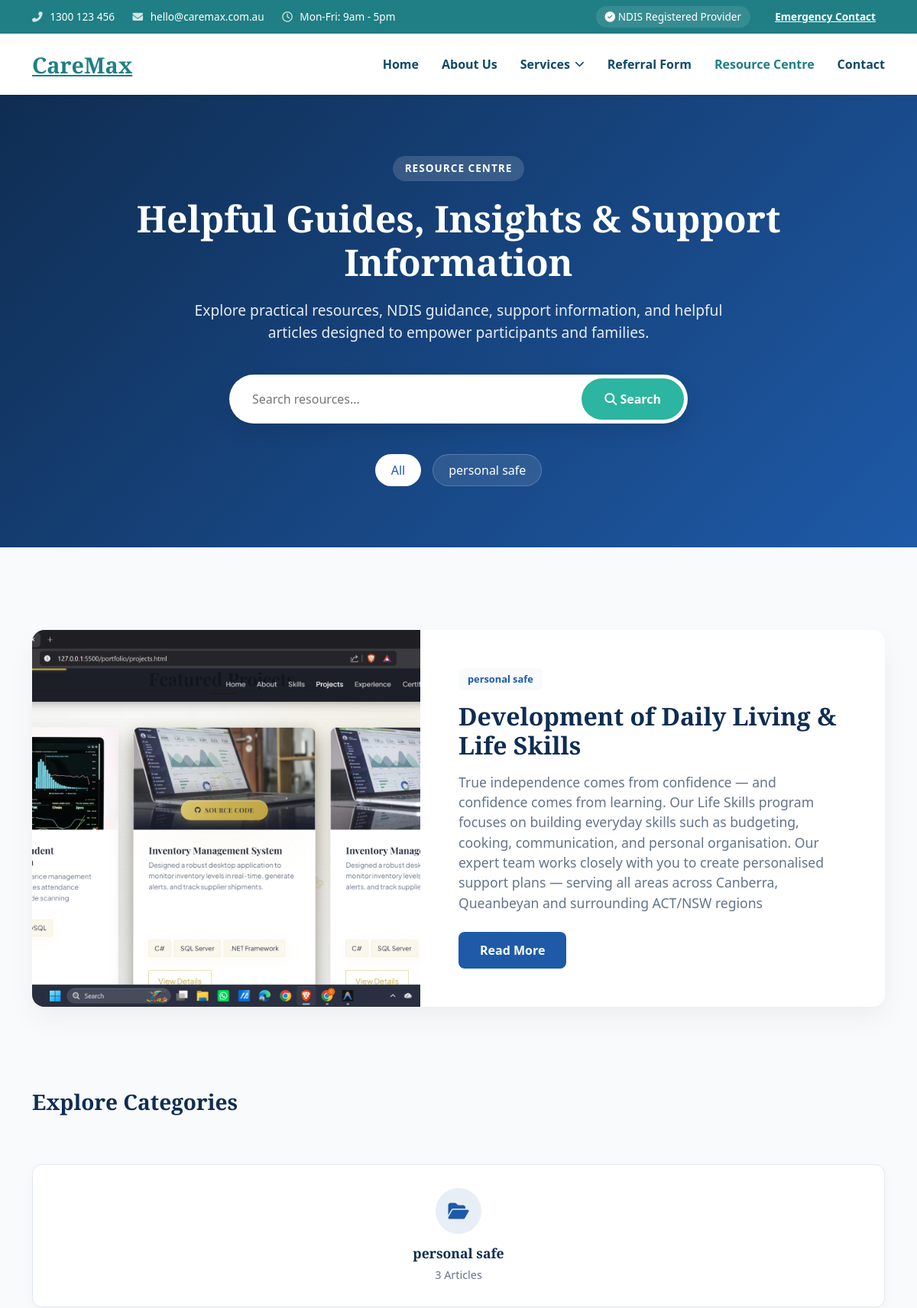
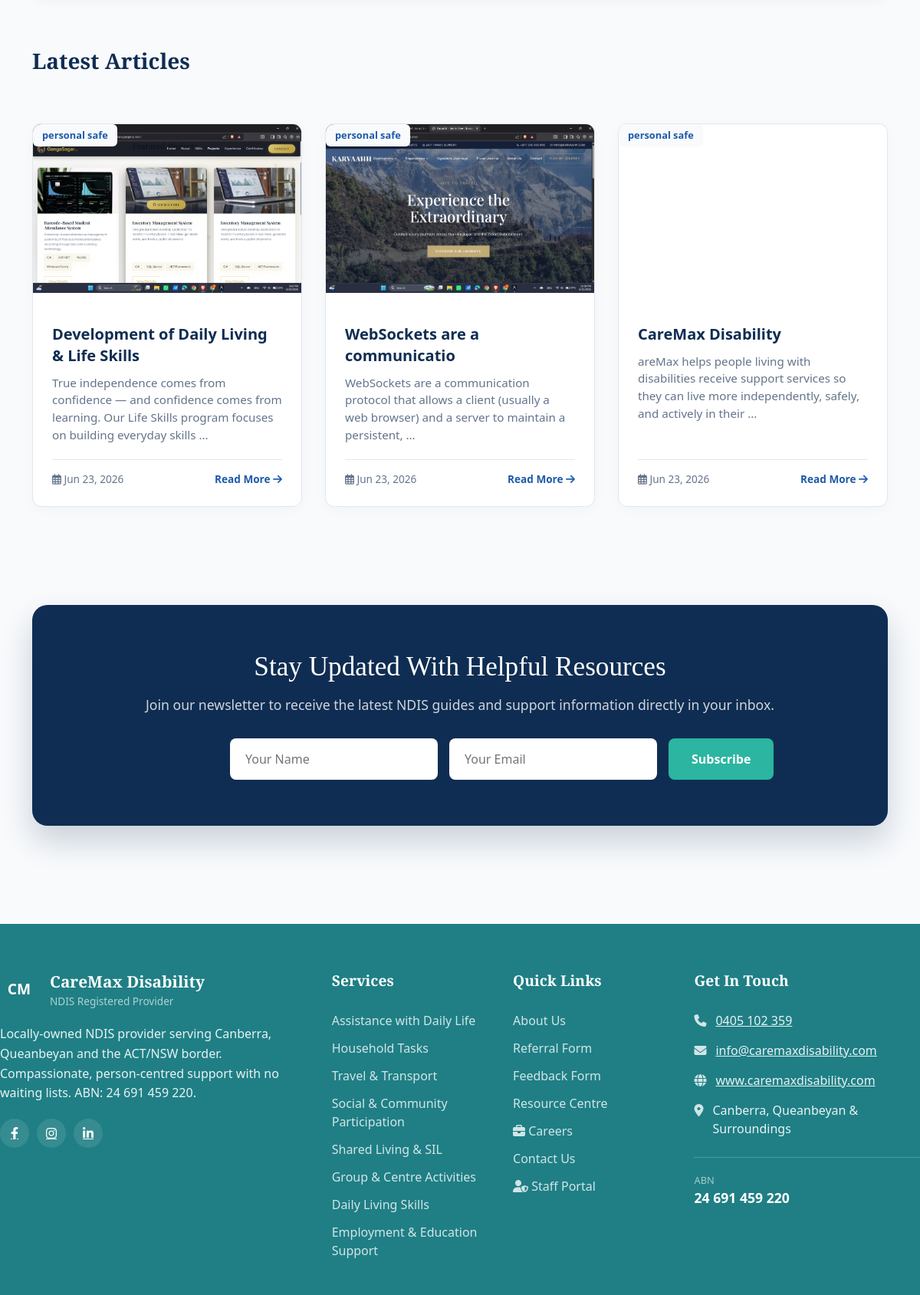
Page /resources/ (upper part) on the committed database (2 pictures, top to bottom).
### resources/models.py (models this page shows, shortened)
class Category(models.Model):
    name = models.CharField(max_length=200)
    slug = models.SlugField(unique=True, max_length=200)
    description = models.TextField(blank=True, null=True)
    class Meta:
        verbose_name_plural = 'Categories'

class Blog(models.Model):
    title = models.CharField(max_length=255)
    slug = models.SlugField(unique=True, max_length=255)
    category = models.ForeignKey(Category, on_delete=models.CASCADE, related_name='blogs')
    featured_image = models.ImageField(upload_to='resources/images/')
    excerpt = models.TextField(help_text="Short description displayed on cards.")
    content = models.TextField(help_text="Main content of the article.")
    author = models.CharField(max_length=150, default='CareMax Disability')
    reading_time = models.IntegerField(help_text="Reading time in minutes.", default=5)
    is_featured = models.BooleanField(default=False)
    is_published = models.BooleanField(default=True)
    meta_title = models.CharField(max_length=255, blank=True, null=True, help_text="SEO Title")
    meta_description = models.TextField(blank=True, null=True, help_text="Meta Description")
    created_at = models.DateTimeField(auto_now_add=True)
    updated_at = models.DateTimeField(auto_now=True)
    class Meta:
        ordering = ['-created_at']

### resources/views.py (the view, shortened to what this page needs)
# urls.py: path('', views.resource_list, name='resource_list'),
def resource_list(request, category_slug=None):
    categories = Category.objects.annotate(article_count=Count('blogs'))
    search_query = request.GET.get('q', '')
    if category_slug:
        category = get_object_or_404(Category, slug=category_slug)
        articles = Blog.objects.filter(category=category, is_published=True)
    else:
        category = None
        articles = Blog.objects.filter(is_published=True)
    if search_query:
        articles = articles.filter(title__icontains=search_query)
    featured_article = Blog.objects.filter(is_featured=True, is_published=True).first()
    context = {
        'categories': categories,
        'current_category': category,
        'articles': articles,
        'featured_article': featured_article,
        'search_query': search_query,
    }
    return render(request, 'resources/resource_list.html', context)

### core/context_processors.py (called while the page is built)
def global_services(request):
    return {
        'global_services': Service.objects.filter(status=True).order_by('title')
    }

### templates/resources/resource_list.html (shortened to what this page needs)
{% extends 'base.html' %}
{% load static %}
{% block extra_css %}
<link href="https://cdn.jsdelivr.net/npm/bootstrap@5.3.0/dist/css/bootstrap.min.css" rel="stylesheet">
<link rel="stylesheet" href="{% static 'css/blog.css' %}">
{% endblock %}
{% block content %}
<div class="resource-centre pb-5">
    <section class="rc-hero">
        <div class="container">
            <span class="rc-hero-label">Resource Centre</span>
            <h1>Helpful Guides, Insights & Support Information</h1>
            <p>Explore practical resources, NDIS guidance, support information, and helpful articles designed to empower participants and families.</p>
            <form class="rc-search-bar" action="{% url 'resources:resource_list' %}" method="get">
                <input type="text" name="q" placeholder="Search resources..." value="{{ search_query }}">
                <button type="submit"><i class="fas fa-search"></i> Search</button>
            </form>
            <div class="rc-categories-filter">
                <a href="{% url 'resources:resource_list' %}" class="rc-cat-pill {% if not current_category %}active{% endif %}">All</a>
                {% for cat in categories %}
                <a href="{% url 'resources:category_list' cat.slug %}" class="rc-cat-pill {% if current_category.slug == cat.slug %}active{% endif %}">{{ cat.name }}</a>
                {% endfor %}
            </div>
        </div>
    </section>
    <div class="container pt-5">
        {% if featured_article and not current_category and not search_query %}
        <section class="rc-featured">
            <div class="rc-featured-card">
                <div class="rc-featured-img" style="background-image: url('{% if featured_article.featured_image %}{{ featured_article.featured_image.url }}{% else %}https://via.placeholder.com/800x600{% endif %}');"></div>
                <div class="rc-featured-content">
                    <span class="rc-badge">{{ featured_article.category.name }}</span>
                    <h2>{{ featured_article.title }}</h2>
                    <p>{{ featured_article.excerpt }}</p>
                    <a href="{% url 'resources:article_detail' featured_article.slug %}" class="rc-btn">Read More</a>
                </div>
            </div>
        </section>
        {% endif %}
        {% if not current_category and not search_query %}
        <section class="mt-5">
            <h3 class="mb-4 fw-bold" style="color: var(--rc-dark);">Explore Categories</h3>
            <div class="rc-categories-grid">
                {% for cat in categories %}
                <a href="{% url 'resources:category_list' cat.slug %}" class="rc-cat-card">
                    <div class="rc-cat-icon"><i class="fas fa-folder-open"></i></div>
                    <h3>{{ cat.name }}</h3>
                    <span>{{ cat.article_count }} Articles</span>
                </a>
                {% endfor %}
            </div>
        </section>
        {% endif %}
        <section class="mt-4">
            <h3 class="mb-4 fw-bold" style="color: var(--rc-dark);">
                {% if search_query %}
                Search Results for "{{ search_query }}"
                {% elif current_category %}
                {{ current_category.name }} Resources
                {% else %}
                Latest Articles
                {% endif %}
            </h3>
            {% if articles %}
            <div class="rc-latest-grid">
                {% for article in articles %}
                <div class="rc-article-card">
                    <div class="rc-article-img" style="background-image: url('{% if article.featured_image %}{{ article.featured_image.url }}{% else %}https://via.placeholder.com/600x400{% endif %}');">
                        <span class="rc-badge">{{ article.category.name }}</span>
                    </div>
                    <div class="rc-article-content">
                        <a href="{% url 'resources:article_detail' article.slug %}" class="rc-article-title">{{ article.title }}</a>
                        <p class="rc-article-excerpt">{{ article.excerpt|truncatewords:20 }}</p>
                        <div class="rc-article-meta">
                            <span><i class="far fa-calendar-alt"></i> {{ article.created_at|date:"M d, Y" }}</span>
                            <a href="{% url 'resources:article_detail' article.slug %}" class="read-more">Read More <i class="fas fa-arrow-right"></i></a>
                        </div>
                    </div>
                </div>
                {% endfor %}
            </div>
            {% else %}
            <div class="alert alert-info py-4">
                No resources found. Try another search or category.
            </div>
            {% endif %}
        </section>
        <section class="rc-newsletter mt-5">
            <h2>Stay Updated With Helpful Resources</h2>
            <p>Join our newsletter to receive the latest NDIS guides and support information directly in your inbox.</p>
            <form class="rc-newsletter-form" method="post">
                <input type="text" name="newsletter_name" placeholder="Your Name" required>
                <input type="email" name="newsletter_email" placeholder="Your Email" required>
                <button type="submit">Subscribe</button>
            </form>
        </section>
    </div>
</div>
{% endblock %}

### static/css/styles.css (style rules this page uses)
:root { --primary: #1F7F85; --text: #0F4A68; --white: #FFFFFF; --border-color: #e9ecef; --font-heading: 'Playfair Display', serif; --font-body: 'Manrope', sans-serif; --container-width: 1200px; --spacing-xs: 0.5rem; --spacing-sm: 1rem; --spacing-md: 2rem; --spacing-lg: 4rem; --spacing-xl: 6rem; --shadow-sm: 0 2px 8px rgba(0, 0, 0, 0.05); --shadow-md: 0 8px 24px rgba(0, 0, 0, 0.08); --shadow-lg: 0 15px 35px rgba(0, 0, 0, 0.1); --transition-fast: 0.2s ease; --transition-normal: 0.3s ease; --radius-sm: 3px; --radius-md: 7px; --radius-lg: 15px; }
* { margin: 0; padding: 0; box-sizing: border-box; }
body { font-family: var(--font-body); color: var(--text); line-height: 1.5; font-size: 14px; background-color: var(--white); -webkit-font-smoothing: antialiased; }
h1, h2, h3, h4, h5, h6 { font-family: var(--font-heading); color: var(--text); line-height: 1.2; font-weight: 600; }
a { color: var(--primary); text-decoration: none; transition: var(--transition-normal); }
.container { max-width: var(--container-width); margin: 0 auto; padding: 0 var(--spacing-sm); }
.mt-4 { margin-top: var(--spacing-md); }
.mb-4 { margin-bottom: var(--spacing-md); }
.read-more { font-weight: 600; color: var(--text); }

### static/css/services.css (style rules this page uses)
:root { --secondary: #2CB5A0; }

### rows in the picture
Category: name "personal safe", article_count "3"
Blog: featured_image (picture), category.name "personal safe", title "Development of Daily Living & Life Skills", excerpt "True independence comes from confidence — and confidence comes from learning. Our Life Skills program focuses on building everyday skills such as budgeting, cooking, communication, and personal organisation. Our expert team works closely with you to create personalised support plans — serving all areas across Canberra, Queanbeyan and surrounding ACT/NSW regions", excerpt "True independence comes from confidence — and confidence comes from learning. Our Life Skills program focuses on building everyday skills …", created_at "Jun 23, 2026"
Blog: featured_image (picture), category.name "personal safe", title "WebSockets are a communicatio", excerpt "WebSockets are a communication protocol that allows a client (usually a web browser) and a server to maintain a persistent, …", created_at "Jun 23, 2026"
Blog: category.name "personal safe", title "CareMax Disability", excerpt "areMax helps people living with disabilities receive support services so they can live more independently, safely, and actively in their …", created_at "Jun 23, 2026"
